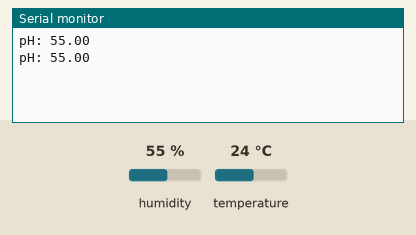
Recording of a sketch running on a simulated Arduino Uno, built with avr-gcc and run on an emulated ATmega328P. On the bench: the last lines printed to the serial monitor. The inputs (shaded band) are chosen by the test bench; at power-on: humidity 55 %, temperature 24 °C.

Above: at 4.8 s.
4.9 s: humidity set to 22 %
At 6.5 s:
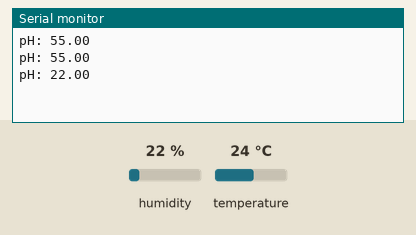
7.9 s: humidity set to 40 %
At 9.5 s:
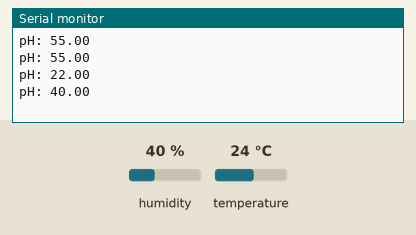
Timing chart, 0 to 11.0 s (numbered marks = the images above; inputs shaded):
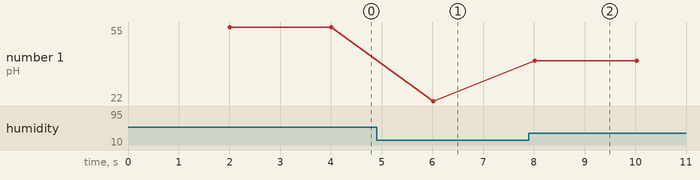

Measured:
- after the input at 4.9 s, the serial monitor: prints a new line after 1.1 s (image 1)
- after the input at 7.9 s, the serial monitor: prints a new line after 0.12 s (image 2)
- plotted number 1: 55 → 22 after the input at 4.9 s, 22 → 40 after the input at 7.9 s

The sketch:

pH_Sensor.ino
```cpp
//CODE FOR Analog pH Sensor (Just get the value and print)

# include "DHT.h"

# define PHPIN 2
# define PHTYPE DHT22

DHT dht(PHPIN, PHTYPE);

float read_pH()
{
  return dht.readHumidity();
}

void setup()
{
  Serial.begin(9600);     //Baud rate = 9600
  dht.begin();            //Start up the sensor
}

void loop()
{
  delay(2000);            //Essential delay because pH sensor needs some time to stabilize

  float pH_value = read_pH();

  if(isnan(pH_value))
  {
    Serial.println("Failed to read from sensor");
    return;
  }

  Serial.print("pH: ");
  Serial.println(pH_value);
}
```
